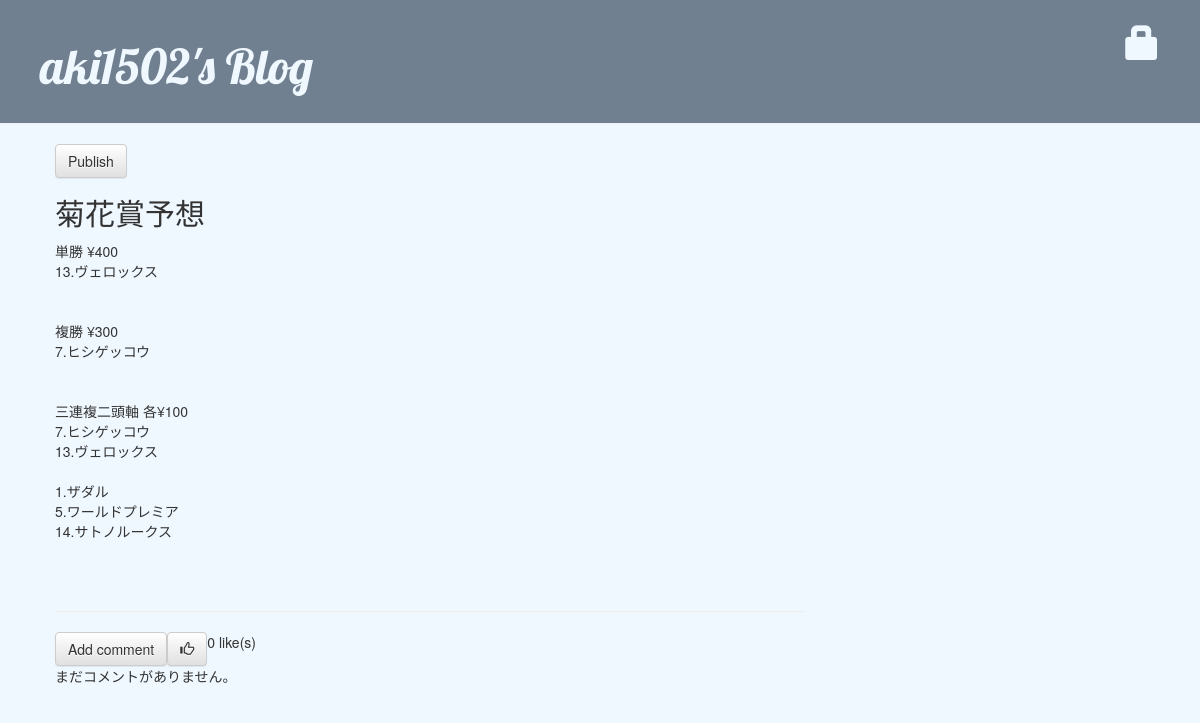
The app's page /post/2/ with its own data.
### blog/models.py (models this page shows, shortened)
class Post(models.Model):
    if False:
        comments = None
    author = models.ForeignKey(settings.AUTH_USER_MODEL, on_delete=models.CASCADE)
    title = models.CharField(max_length=200)
    text = models.TextField()
    created_date = models.DateTimeField(default=timezone.now)
    published_date = models.DateTimeField(blank=True, null=True)
    number_of_like = models.PositiveIntegerField(default=0)

### blog/views.py (the view)
# urls.py: path("post/<int:pk>/", views.post_detail, name="post_detail"),
def post_detail(request, pk):
    post = get_object_or_404(Post, pk=pk)
    return render(request, "blog/post_detail.html", {"post": post})

### blog/templates/blog/post_detail.html (shortened to what this page needs)
{% extends 'blog/base.html' %}
{% block content %}
    <div class="post">
        {% if post.published_date %}
            <div class="date">
                {{ post.published_date }}
            </div>
        {% else %}
            <a class="btn btn-default" href="{% url 'post_publish' pk=post.pk %}">Publish</a>
        {% endif %}
        <h2>{{ post.title }}</h2>
        <p>{{ post.text|safe|linebreaksbr }}</p>
    </div>
    <hr>
    <div class="comment_and_like">
        <a class="btn btn-default" href="{% url 'add_comment_to_post' pk=post.pk %}">Add comment</a>
        <a class="btn btn-default" href="{% url 'post_like' pk=post.pk %}"><span class="glyphicon glyphicon-thumbs-up"></span></a>
        <p>{{ post.number_of_like }} like(s)</p>
    </div>
    {% for comment in post.comments.all %}
        {% if user.is_authenticated or comment.approved_comment %}
        <div class="comment">
            <div class="date">
                {{ comment.created_date }}
                {% if not comment.approved_comment %}
                    <a class="btn btn-default" href="{% url 'comment_remove' pk=comment.pk %}"><span class="glyphicon glyphicon-remove"></span></a>
                    <a class="btn btn-default" href="{% url 'comment_approve' pk=comment.pk %}"><span class="glyphicon glyphicon-ok"></span></a>
                {% endif %}
            </div>
            <strong>{{ comment.author }}</strong>
            <p>{{ comment.text|linebreaks }}</p>
        </div>
        {% endif %}
    {% empty %}
        <p>まだコメントがありません。</p>
    {% endfor %}
{% endblock content %}

### blog/static/css/blog.css (style rules this page uses)
body { background-color: aliceblue; }
h1, h2, h3, h4 { font-family: 'Lobster', cursive; }
.post { margin-bottom: 70px; }
.comment_and_like { width: 100%; display: flex; }

### records on screen
Post: title "菊花賞予想", text "単勝 ¥400 13.ヴェロックス 複勝 ¥300 7.ヒシゲッコウ 三連複二頭軸 各¥100 7.ヒシゲッコウ 13.ヴェロックス 1.ザダル 5.ワールドプレミア 14.サトノルークス", number_of_like "0"
